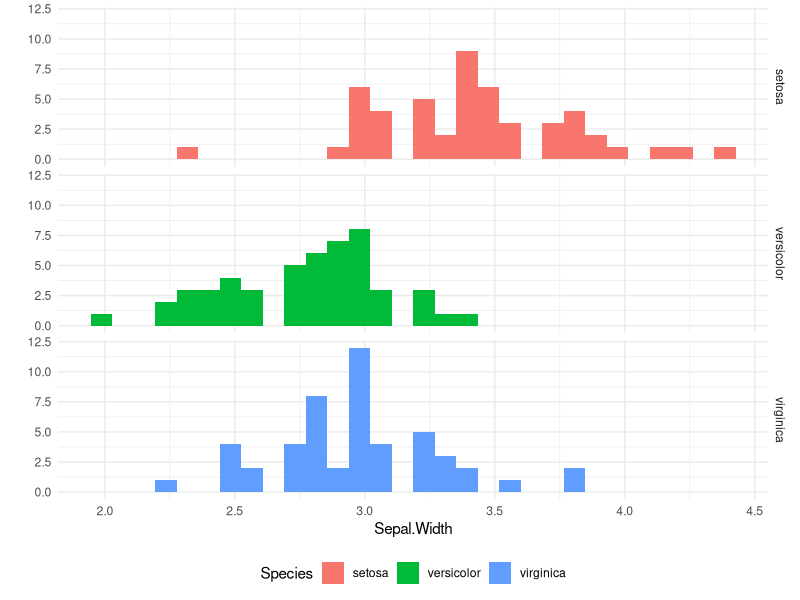

The R source for this figure:
## ---- chunk 1
library(knitr)
library(dplyr)
iris %>%
  group_by(Species) %>%
  summarise(meanWidth = mean(Sepal.Width)) %>%
  kable()

text <- "You can even assign variables and call them out in the text with in-line R code!"

## ---- chunk 2
library(ggplot2)
qplot(x = Sepal.Width, data = iris, facets = Species ~ ., fill = Species) + 
  theme_minimal() +
  theme(legend.position = "bottom")
